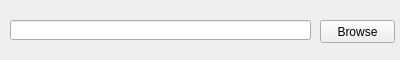
<?xml version="1.0" encoding="UTF-8"?>
<ui version="4.0">
 <class>Form</class>
 <widget class="QWidget" name="Form">
  <property name="geometry">
   <rect>
    <x>0</x>
    <y>0</y>
    <width>400</width>
    <height>60</height>
   </rect>
  </property>
  <property name="windowTitle">
   <string>Settings</string>
  </property>
  <widget class="QLineEdit" name="entry">
   <property name="geometry">
    <rect>
     <x>10</x>
     <y>20</y>
     <width>301</width>
     <height>20</height>
    </rect>
   </property>
  </widget>
  <widget class="QPushButton" name="browsebt">
   <property name="geometry">
    <rect>
     <x>320</x>
     <y>20</y>
     <width>75</width>
     <height>23</height>
    </rect>
   </property>
   <property name="text">
    <string>Browse</string>
   </property>
  </widget>
 </widget>
 <resources/>
 <connections/>
</ui>
